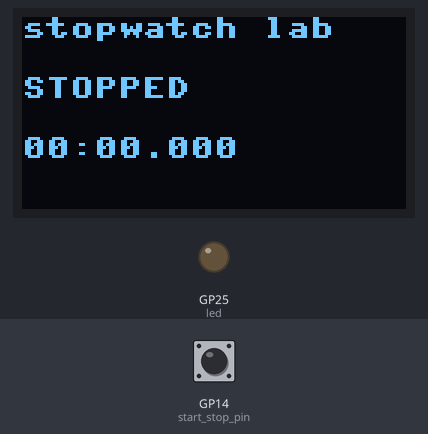
This program was run on a simulated Raspberry Pi Pico running MicroPython. Parts: 128×64 one-colour display, output pins drawn as LEDs (lit = HIGH). The test bench sets the inputs (shaded band); at power-on: GP14 (start_stop_pin) HIGH. Library files of the repository ran but are not shown: mp_button.py, ssd1306.py; pins used as bus, display or sensor lines are not drawn.

Above: at 1.2 s.
1.3 s: GP14 (start_stop_pin) pulled LOW for 0.15 s
At 1.93 s:
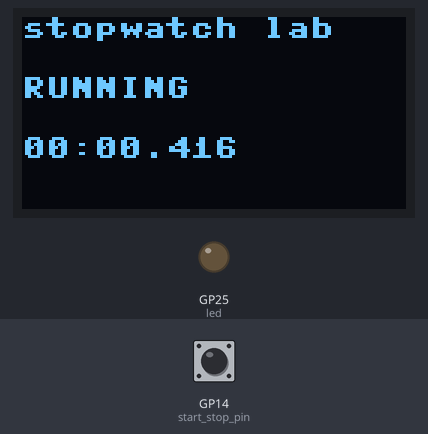
2.0 s: GP14 (start_stop_pin) pulled LOW for 1 s
At 4.2 s:
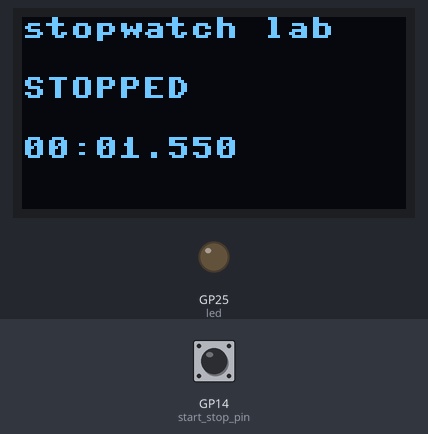
4.5 s: GP14 (start_stop_pin) pulled LOW for 0.15 s
At 4.79 s:
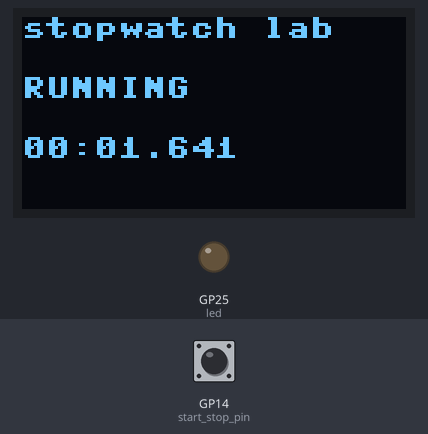
5.2 s: GP14 (start_stop_pin) pulled LOW for 1 s
At 7.4 s:
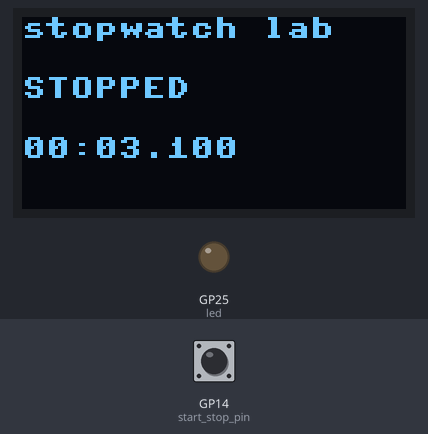
Timing chart, 0 to 8.7 s (numbered marks = the images above; inputs shaded):
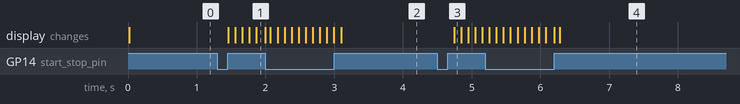

The program:

main.py
```python
from mp_button import Button
from machine import Pin, SPI
import ssd1306
from utime import sleep, ticks_ms, ticks_diff

# lower right corner - button closes path to GND
# HARDWARE PIN CONFIGURATION
# LEDs
PICO_ONBOARD_LED_PIN = 25
# Button pins
STOPWATCH_START_STOP_PIN = 14
STOPWATCH_RESET_PIN = 15
# Display pins
DISPLAY_SCL_PIN = 2
DISPLAY_SDA_PIN = 3
DISPLAY_RES_PIN = 4
DISPLAY_DC_PIN = 5
DISPLAY_CS_PIN = 6

# configure the pins
start_stop_pin = Pin(STOPWATCH_START_STOP_PIN, Pin.IN, Pin.PULL_UP)
reset_pin = Pin(STOPWATCH_RESET_PIN, Pin.IN, Pin.PULL_UP)

led = machine.Pin(PICO_ONBOARD_LED_PIN, machine.Pin.OUT)

SCL=Pin(DISPLAY_SCL_PIN)
SDA=Pin(DISPLAY_SDA_PIN)
spi=SPI(0, sck=SCL, mosi=SDA)
RES = Pin(DISPLAY_RES_PIN)
DC = Pin(DISPLAY_DC_PIN)
CS = machine.Pin(DISPLAY_CS_PIN)
oled = ssd1306.SSD1306_SPI(128, 64, spi, DC, RES, CS)

# Global variables
STOPPED = const(0)
RUNNING = const(1)
stopwatch_state = STOPPED
stopwatch_starttime = 0
stopwatch_elapsed_time = 0  # Renamed from stopwatch_resume_time for clarity
last_start_stop_press = 0
last_reset_press = 0
DEBOUNCE_MS = 250

def start_stop_irq(pin):
    global last_start_stop_press, stopwatch_state, stopwatch_starttime, stopwatch_elapsed_time
    current_time = ticks_ms()
    if ticks_diff(current_time, last_start_stop_press) > DEBOUNCE_MS:
        last_start_stop_press = current_time

        if stopwatch_state == STOPPED:
            stopwatch_state = RUNNING
            stopwatch_starttime = ticks_ms()
        else:
            # Calculate the time elapsed since last start
            stopwatch_elapsed_time += ticks_diff(ticks_ms(), stopwatch_starttime)
            stopwatch_state = STOPPED

def reset_irq(pin):
    global last_reset_press, stopwatch_state, stopwatch_elapsed_time
    current_time = ticks_ms()
    if ticks_diff(current_time, last_reset_press) > DEBOUNCE_MS:
        last_reset_press = current_time
        stopwatch_state = STOPPED
        stopwatch_elapsed_time = 0

# Here are the Interupt handlers
start_stop_pin.irq(trigger=Pin.IRQ_RISING, handler=start_stop_irq)
reset_pin.irq(trigger=Pin.IRQ_FALLING, handler=reset_irq)


def format_time(milliseconds):
    """Convert milliseconds to formatted time string (MM:SS.mmm)"""
    seconds = milliseconds // 1000
    ms = milliseconds % 1000
    minutes = seconds // 60
    seconds = seconds % 60
    return f"{minutes:02d}:{seconds:02d}.{ms:03d}"

def update_screen(state, elapsed_time):
    global stopwatch_starttime
    oled.fill(0)
    oled.text("stopwatch lab", 0, 0, 1)
    state_text = "RUNNING" if state == RUNNING else "STOPPED"
    oled.text(state_text, 0, 20, 1)

    if state == RUNNING:
        current_time = elapsed_time + ticks_diff(ticks_ms(), stopwatch_starttime)
        oled.text(format_time(current_time), 0, 40, 1)
    else:
        oled.text(format_time(elapsed_time), 0, 40, 1)
    oled.show()

# Main loop
while True:
    update_screen(stopwatch_state, stopwatch_elapsed_time)
    sleep(0.1)
```

Measured:
- after the input at 1.3 s, the display: first changes after 0.16 s (image 1 shows a later state)
- after the input at 2.0 s, the display: first differs from a run without the input after 1.1 s (image 2)
- after the input at 4.5 s, the display: changes after 0.24 s (image 3)
- after the input at 5.2 s, the display: first differs from a run without the input after 1.1 s (image 4)
